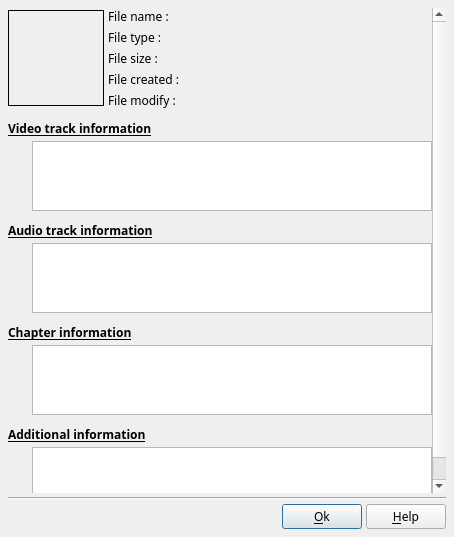
<?xml version="1.0" encoding="UTF-8"?>
<ui version="4.0">
 <class>DlgInfoFile</class>
 <widget class="QDialog" name="DlgInfoFile">
  <property name="geometry">
   <rect>
    <x>0</x>
    <y>0</y>
    <width>454</width>
    <height>537</height>
   </rect>
  </property>
  <property name="minimumSize">
   <size>
    <width>0</width>
    <height>300</height>
   </size>
  </property>
  <property name="font">
   <font>
    <family>Sans Serif</family>
   </font>
  </property>
  <property name="windowTitle">
   <string>File information</string>
  </property>
  <layout class="QGridLayout" name="gridLayout_3">
   <property name="margin">
    <number>8</number>
   </property>
   <property name="spacing">
    <number>4</number>
   </property>
   <item row="0" column="0">
    <widget class="QScrollArea" name="scrollArea">
     <property name="frameShape">
      <enum>QFrame::NoFrame</enum>
     </property>
     <property name="widgetResizable">
      <bool>true</bool>
     </property>
     <widget class="QWidget" name="scrollAreaWidgetContents_2">
      <property name="geometry">
       <rect>
        <x>0</x>
        <y>0</y>
        <width>420</width>
        <height>577</height>
       </rect>
      </property>
      <layout class="QGridLayout" name="gridLayout_4">
       <property name="margin">
        <number>0</number>
       </property>
       <property name="spacing">
        <number>4</number>
       </property>
       <item row="0" column="0" colspan="2">
        <layout class="QHBoxLayout" name="horizontalLayout_2">
         <property name="spacing">
          <number>4</number>
         </property>
         <property name="margin">
          <number>0</number>
         </property>
         <item>
          <widget class="QLabel" name="FileIconLabel">
           <property name="sizePolicy">
            <sizepolicy hsizetype="Fixed" vsizetype="Fixed">
             <horstretch>0</horstretch>
             <verstretch>0</verstretch>
            </sizepolicy>
           </property>
           <property name="minimumSize">
            <size>
             <width>96</width>
             <height>96</height>
            </size>
           </property>
           <property name="frameShape">
            <enum>QFrame::Box</enum>
           </property>
           <property name="text">
            <string notr="true"/>
           </property>
          </widget>
         </item>
         <item>
          <layout class="QGridLayout" name="gridLayout_2">
           <item row="0" column="0">
            <widget class="QLabel" name="label_2">
             <property name="text">
              <string>File name :</string>
             </property>
            </widget>
           </item>
           <item row="1" column="0">
            <widget class="QLabel" name="label_3">
             <property name="text">
              <string>File type :</string>
             </property>
            </widget>
           </item>
           <item row="0" column="2">
            <widget class="QLabel" name="FileNameValue">
             <property name="sizePolicy">
              <sizepolicy hsizetype="Expanding" vsizetype="Preferred">
               <horstretch>0</horstretch>
               <verstretch>0</verstretch>
              </sizepolicy>
             </property>
             <property name="text">
              <string notr="true">&lt;filename&gt;</string>
             </property>
            </widget>
           </item>
           <item row="1" column="2">
            <widget class="QLabel" name="FileTypeValue">
             <property name="sizePolicy">
              <sizepolicy hsizetype="Expanding" vsizetype="Preferred">
               <horstretch>0</horstretch>
               <verstretch>0</verstretch>
              </sizepolicy>
             </property>
             <property name="text">
              <string notr="true">&lt;filetype&gt;</string>
             </property>
            </widget>
           </item>
           <item row="2" column="0">
            <widget class="QLabel" name="label_6">
             <property name="text">
              <string>File size :</string>
             </property>
            </widget>
           </item>
           <item row="2" column="2">
            <widget class="QLabel" name="FileSizeValue">
             <property name="sizePolicy">
              <sizepolicy hsizetype="Expanding" vsizetype="Preferred">
               <horstretch>0</horstretch>
               <verstretch>0</verstretch>
              </sizepolicy>
             </property>
             <property name="text">
              <string notr="true">&lt;filesize&gt;</string>
             </property>
            </widget>
           </item>
           <item row="3" column="0">
            <widget class="QLabel" name="label">
             <property name="text">
              <string>File created :</string>
             </property>
            </widget>
           </item>
           <item row="3" column="2">
            <widget class="QLabel" name="FileCreatedValue">
             <property name="text">
              <string notr="true">&lt;filedate&gt;</string>
             </property>
            </widget>
           </item>
           <item row="4" column="0">
            <widget class="QLabel" name="label_4">
             <property name="text">
              <string>File modify :</string>
             </property>
            </widget>
           </item>
           <item row="4" column="2">
            <widget class="QLabel" name="FileModifyValue">
             <property name="text">
              <string notr="true">&lt;filedate&gt;</string>
             </property>
            </widget>
           </item>
          </layout>
         </item>
        </layout>
       </item>
       <item row="2" column="1">
        <widget class="QTableWidget" name="VideoTable">
         <property name="font">
          <font>
           <pointsize>8</pointsize>
          </font>
         </property>
        </widget>
       </item>
       <item row="1" column="0" colspan="2">
        <widget class="QLabel" name="VideoTitleLabel">
         <property name="sizePolicy">
          <sizepolicy hsizetype="Preferred" vsizetype="Fixed">
           <horstretch>0</horstretch>
           <verstretch>0</verstretch>
          </sizepolicy>
         </property>
         <property name="minimumSize">
          <size>
           <width>0</width>
           <height>24</height>
          </size>
         </property>
         <property name="maximumSize">
          <size>
           <width>16777215</width>
           <height>24</height>
          </size>
         </property>
         <property name="font">
          <font>
           <weight>75</weight>
           <bold>true</bold>
           <underline>true</underline>
          </font>
         </property>
         <property name="text">
          <string>Video track information</string>
         </property>
         <property name="alignment">
          <set>Qt::AlignBottom|Qt::AlignLeading|Qt::AlignLeft</set>
         </property>
        </widget>
       </item>
       <item row="5" column="1">
        <widget class="QTableWidget" name="AudioTable">
         <property name="font">
          <font>
           <pointsize>8</pointsize>
          </font>
         </property>
        </widget>
       </item>
       <item row="2" column="0">
        <widget class="QLabel" name="label_8">
         <property name="sizePolicy">
          <sizepolicy hsizetype="Fixed" vsizetype="Preferred">
           <horstretch>0</horstretch>
           <verstretch>0</verstretch>
          </sizepolicy>
         </property>
         <property name="minimumSize">
          <size>
           <width>20</width>
           <height>0</height>
          </size>
         </property>
         <property name="maximumSize">
          <size>
           <width>20</width>
           <height>16777215</height>
          </size>
         </property>
         <property name="text">
          <string notr="true"/>
         </property>
        </widget>
       </item>
       <item row="3" column="0" colspan="2">
        <widget class="QLabel" name="AudioTitleLabel">
         <property name="sizePolicy">
          <sizepolicy hsizetype="Preferred" vsizetype="Fixed">
           <horstretch>0</horstretch>
           <verstretch>0</verstretch>
          </sizepolicy>
         </property>
         <property name="minimumSize">
          <size>
           <width>0</width>
           <height>24</height>
          </size>
         </property>
         <property name="maximumSize">
          <size>
           <width>16777215</width>
           <height>24</height>
          </size>
         </property>
         <property name="font">
          <font>
           <weight>75</weight>
           <bold>true</bold>
           <underline>true</underline>
          </font>
         </property>
         <property name="text">
          <string>Audio track information</string>
         </property>
         <property name="alignment">
          <set>Qt::AlignBottom|Qt::AlignLeading|Qt::AlignLeft</set>
         </property>
        </widget>
       </item>
       <item row="6" column="0" colspan="2">
        <widget class="QLabel" name="ChapterTitleLabel">
         <property name="sizePolicy">
          <sizepolicy hsizetype="Preferred" vsizetype="Fixed">
           <horstretch>0</horstretch>
           <verstretch>0</verstretch>
          </sizepolicy>
         </property>
         <property name="minimumSize">
          <size>
           <width>0</width>
           <height>24</height>
          </size>
         </property>
         <property name="maximumSize">
          <size>
           <width>16777215</width>
           <height>24</height>
          </size>
         </property>
         <property name="font">
          <font>
           <weight>75</weight>
           <bold>true</bold>
           <underline>true</underline>
          </font>
         </property>
         <property name="text">
          <string>Chapter information</string>
         </property>
         <property name="alignment">
          <set>Qt::AlignBottom|Qt::AlignLeading|Qt::AlignLeft</set>
         </property>
        </widget>
       </item>
       <item row="7" column="1">
        <widget class="QTableWidget" name="ChapterTable">
         <property name="font">
          <font>
           <pointsize>8</pointsize>
          </font>
         </property>
        </widget>
       </item>
       <item row="9" column="1">
        <widget class="QTableWidget" name="tableWidget">
         <property name="font">
          <font>
           <pointsize>8</pointsize>
          </font>
         </property>
         <property name="horizontalScrollMode">
          <enum>QAbstractItemView::ScrollPerPixel</enum>
         </property>
        </widget>
       </item>
       <item row="8" column="0" colspan="2">
        <widget class="QLabel" name="label_5">
         <property name="sizePolicy">
          <sizepolicy hsizetype="Preferred" vsizetype="Fixed">
           <horstretch>0</horstretch>
           <verstretch>0</verstretch>
          </sizepolicy>
         </property>
         <property name="minimumSize">
          <size>
           <width>0</width>
           <height>24</height>
          </size>
         </property>
         <property name="maximumSize">
          <size>
           <width>16777215</width>
           <height>24</height>
          </size>
         </property>
         <property name="font">
          <font>
           <weight>75</weight>
           <bold>true</bold>
           <underline>true</underline>
          </font>
         </property>
         <property name="text">
          <string>Additional information</string>
         </property>
         <property name="alignment">
          <set>Qt::AlignBottom|Qt::AlignLeading|Qt::AlignLeft</set>
         </property>
        </widget>
       </item>
      </layout>
     </widget>
    </widget>
   </item>
   <item row="2" column="0">
    <widget class="Line" name="line">
     <property name="orientation">
      <enum>Qt::Horizontal</enum>
     </property>
    </widget>
   </item>
   <item row="3" column="0">
    <layout class="QHBoxLayout" name="horizontalLayout">
     <property name="spacing">
      <number>4</number>
     </property>
     <item>
      <spacer name="horizontalSpacer">
       <property name="orientation">
        <enum>Qt::Horizontal</enum>
       </property>
       <property name="sizeHint" stdset="0">
        <size>
         <width>40</width>
         <height>20</height>
        </size>
       </property>
      </spacer>
     </item>
     <item>
      <widget class="QPushButton" name="OkBt">
       <property name="toolTip">
        <string>Accept modification and exit dialog box</string>
       </property>
       <property name="text">
        <string>&amp;Ok</string>
       </property>
       <property name="icon">
        <iconset resource="../../RSCffDiaporama.qrc">
         <normaloff>:/img/action_ok.png</normaloff>:/img/action_ok.png</iconset>
       </property>
      </widget>
     </item>
     <item>
      <widget class="QPushButton" name="HelpBT">
       <property name="toolTip">
        <string>Open help page describing this dialog box</string>
       </property>
       <property name="text">
        <string>&amp;Help</string>
       </property>
       <property name="icon">
        <iconset resource="../../RSCffDiaporama.qrc">
         <normaloff>:/img/help.png</normaloff>:/img/help.png</iconset>
       </property>
       <property name="shortcut">
        <string>F1</string>
       </property>
      </widget>
     </item>
    </layout>
   </item>
  </layout>
 </widget>
 <tabstops>
  <tabstop>scrollArea</tabstop>
  <tabstop>VideoTable</tabstop>
  <tabstop>AudioTable</tabstop>
  <tabstop>ChapterTable</tabstop>
  <tabstop>tableWidget</tabstop>
  <tabstop>OkBt</tabstop>
  <tabstop>HelpBT</tabstop>
 </tabstops>
 <resources>
  <include location="../../RSCffDiaporama.qrc"/>
  <include location="../../RSCffDiaporama.qrc"/>
 </resources>
 <connections/>
</ui>
